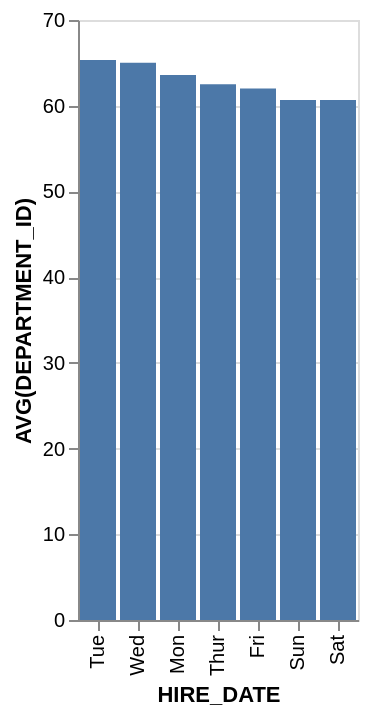

The specification (Vega-Lite) saved for this image:
### Vega-Lite specification from a JSON file in a GitHub repository (floating-point values rounded to 4 significant figures)
{"data": {"values": [{"x_data": "Tue", "y_data": 65.33}, {"x_data": "Wed", "y_data": 65}, {"x_data": "Mon", "y_data": 63.57}, {"x_data": "Thur", "y_data": 62.5}, {"x_data": "Fri", "y_data": 62}, {"x_data": "Sun", "y_data": 60.67}, {"x_data": "Sat", "y_data": 60.67}]}, "mark": "bar", "encoding": {"x": {"field": "x_data", "type": "nominal", "title": "HIRE_DATE", "sort": {"op": "sum", "field": "y_data", "order": "descending"}}, "y": {"field": "y_data", "type": "quantitative", "title": "AVG(DEPARTMENT_ID)"}}}
